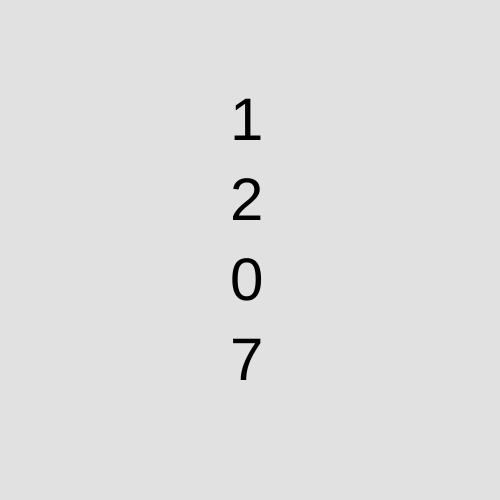
Frame 1 (no input)
Frame 60 (no input): identical to frame 1, image omitted
Frame 120 (the mouse pressed at the canvas centre since frame 60): identical to frame 1, image omitted

The p5.js sketch that drew this single still picture (run headless with seeded random() and noise() and a simulated clock; from frame 60 on, the mouse is pressed at the canvas centre):

// p5.js sketch
// ── sketch.js
function setup() {
  createCanvas(500, 500);
  background(225)
  var nums = [1, 2, 3];
  append(nums, 7);
  nums[2] = 0;
  for (i = 0; i < nums.length; i++) {
    textSize(60)
    text(nums[i], 230, 140 + 80 * i);
  }
}
function draw() {
}
